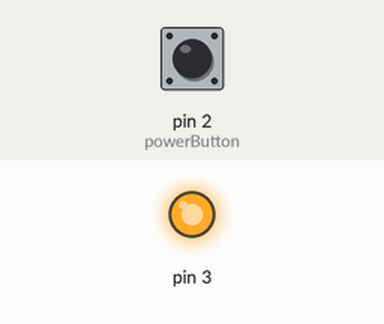
Simulated run of this sketch. Board: Arduino Uno, built with avr-gcc and run on an emulated ATmega328P. On the bench: output pins drawn as LEDs (lit = HIGH). The inputs (shaded band) are chosen by the test bench; at power-on: pin 2 (powerButton) LOW.

Above: at 1.2 s.
1.3 s: pin 2 (powerButton) pulled HIGH for 0.15 s
At 1.37 s:
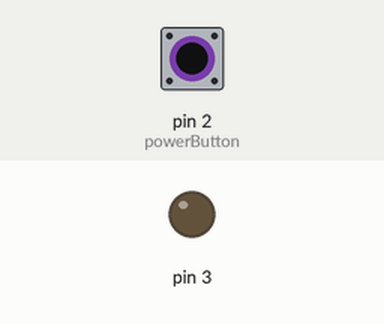
2.9 s: pin 2 (powerButton) pulled HIGH for 3.2 s
At 6.4 s:
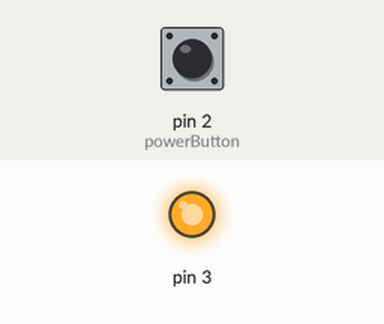
Timing chart, 0 to 7.9 s (numbered marks = the images above; inputs shaded):
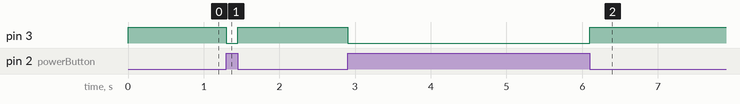

Measured:
- after the input at 1.3 s, pin 3: HIGH → LOW at once, → HIGH 0.15 s later
- after the input at 2.9 s, pin 3: HIGH → LOW at once, → HIGH 3.2 s later

The sketch:

UtilTest_ButtonLedHall_1.0.ino
```cpp
#include "PT_Util.h"

PT_Util::Button powerButton(2);
PT_Util::Led statusLamp(3);

void setup() {
  // Your setup code
}

void loop() {
  if (powerButton.isPressed()) {
    statusLamp.turnOn();
  } else {
    statusLamp.turnOff();
  }
}
```

PT_Util.cpp
```cpp
#include "PT_Util.h"

/**
 * @brief Constructor for the Button class.
 *
 * @param pin The pin to which the button is connected.
 */
PT_Util::Button::Button(int pin) : buttonPin(pin) {
  pinMode(buttonPin, INPUT);
}

/**
 * @brief Check if the button is pressed.
 *
 * @return true if the button is pressed, false otherwise.
 */
bool PT_Util::Button::isPressed() {
  return digitalRead(buttonPin) == LOW;
}

/**
 * @brief Constructor for the Led class.
 *
 * @param pin The pin to which the LED is connected.
 */
PT_Util::Led::Led(int pin) : ledPin(pin) {
  pinMode(ledPin, OUTPUT); // Set the LED pin as OUTPUT in the constructor
  isOn = false;
}

/**
 * @brief Turn the LED on.
 */
void PT_Util::Led::turnOn() {
  isOn = true;
  digitalWrite(ledPin, HIGH);
}

/**
 * @brief Turn the LED off.
 */
void PT_Util::Led::turnOff() {
  isOn = false;
  digitalWrite(ledPin, LOW);
}

/**
 * @brief Blink the LED with specified on and off times.
 *
 * @param onTime Duration for the LED to be on.
 * @param offTime Duration for the LED to be off.
 */
void PT_Util::Led::blink(int onTime, int offTime) {
  digitalWrite(ledPin, HIGH);
  delay(onTime);
  digitalWrite(ledPin, LOW);
  delay(offTime);
}

/**
 * @brief Constructor for the HallEffectSensor class.
 *
 * @param pin The pin to which the Hall Effect Sensor is connected.
 */
PT_Util::HallEffectSensor::HallEffectSensor(int pin) : sensorPin(pin) {
  pinMode(sensorPin, INPUT);
}

/**
 * @brief Read the state of the Hall Effect Sensor.
 *
 * @return The state of the Hall Effect Sensor.
 */
int PT_Util::HallEffectSensor::readSensorValue() {
  return digitalRead(sensorPin);
}
```

PT_Util.h
```cpp
#pragma once
#include <Arduino.h>

/**
 * @brief PT_Util class containing various utility functions and classes.
 */
class PT_Util {
public:
  /**
   * @brief Button class representing a simple button with methods to check if it's pressed.
   */
  class Button {
  public:
    /**
     * @brief Constructor for the Button class.
     *
     * @param pin The pin to which the button is connected.
     */
    Button(int pin);

    /**
     * @brief Check if the button is pressed.
     *
     * @return true if the button is pressed, false otherwise.
     */
    bool isPressed();

    int buttonPin; /**< The pin to which the button is connected. */
  };

  /**
   * @brief Led class representing an LED with methods to control its state.
   */
  class Led {
  public:
    /**
     * @brief Constructor for the Led class.
     *
     * @param pin The pin to which the LED is connected.
     */
    Led(int pin);

    /**
     * @brief Turn the LED on.
     */
    void turnOn();

    /**
     * @brief Turn the LED off.
     */
    void turnOff();

    /**
     * @brief Blink the LED with specified on and off times.
     *
     * @param onTime Duration for the LED to be on.
     * @param offTime Duration for the LED to be off.
     */
    void blink(int onTime, int offTime);

  private:
    bool isOn; /**< Flag indicating the LED state. */
    int ledPin; /**< The pin to which the LED is connected. */
  };

  /**
   * @brief HallEffectSensor class representing a Hall Effect Sensor with methods to read its state.
   */
  class HallEffectSensor {
  public:
    /**
     * @brief Constructor for the HallEffectSensor class.
     *
     * @param pin The pin to which the Hall Effect Sensor is connected.
     */
    HallEffectSensor(int pin);

    /**
     * @brief Read the state of the Hall Effect Sensor.
     *
     * @return The state of the Hall Effect Sensor.
     */
    int readSensorValue();

  private:
    int sensorPin; /**< The pin to which the Hall Effect Sensor is connected. */
  };
};
```
